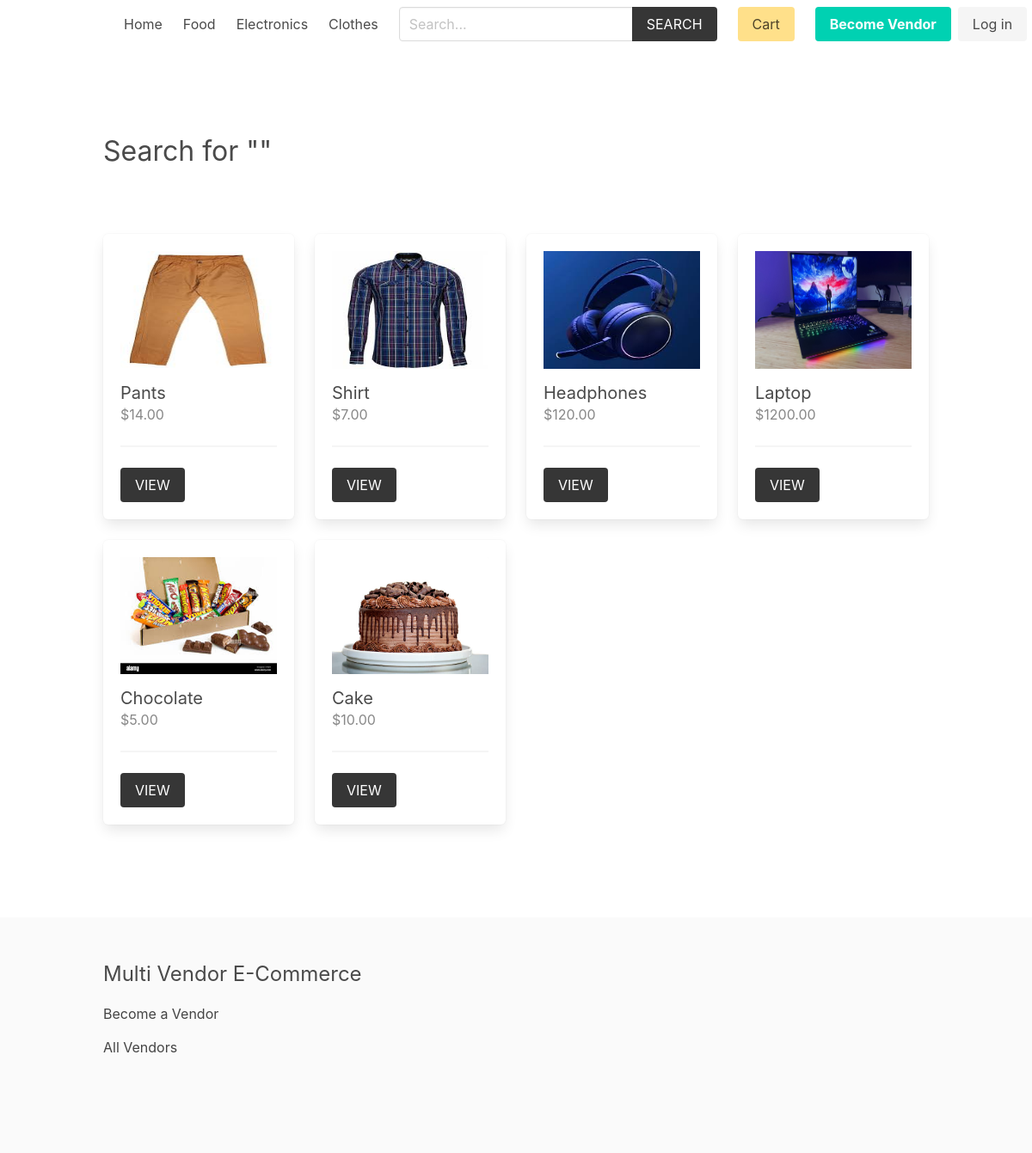
The app's page /product/search with its own data.
### product/models.py (models this page shows, shortened)
class Category(models.Model):
    title = models.CharField(max_length=50)
    slug = models.SlugField(max_length=55)
    ordering = models.IntegerField(default=0)
    class Meta:
        ordering = ['ordering']

class Product(models.Model):
    category = models.ForeignKey(Category, related_name='products', on_delete=models.CASCADE)
    vendor = models.ForeignKey(Vendor, related_name="products", on_delete=models.CASCADE)
    title = models.CharField(max_length=50)
    slug = models.SlugField(max_length=55)
    description = models.TextField(blank=True, null=True)
    price = models.DecimalField(max_digits=6, decimal_places=2)
    added_date = models.DateTimeField(auto_now_add=True)
    image = models.ImageField(upload_to='uploads/', blank=True, null=True)
    thumbnail = models.ImageField(upload_to='uploads/', blank=True, null=True) # Change uploads to thumbnails
    class Meta:
        ordering = ['-added_date']
    def get_thumbnail(self):
        if self.thumbnail:
            return self.thumbnail.url

### product/views.py (the view)
# urls.py: path('search', views.search, name="search"),
def search(request):
    query = request.GET.get('query', '') # second is default parameter which is empty
    products = Product.objects.filter(Q(title__icontains=query) | Q(description__icontains=query))
    return render(request, 'product/search.html', {'products':products, 'query': query})

### cart/cart.py (called while the page is built)
    def __len__(self):
        return sum(item['quantity'] for item in self.cart.values())

### cart/context_processors.py (called while the page is built)
def cart(request):
    return {'cart': Cart(request)}

### product/context_processors.py (called while the page is built)
def menu_categories(request):
    categories = Category.objects.all()
    return {'categories': categories}

### templates/product/search.html (shortened to what this page needs)
{% extends 'core/base.html' %}
{% block content %}
    <div class="columns is-multiline mb-6">
        <div class="column is-12 has-test-centered mt-6 mb-6">
            <h2 class="is-size-3"> Search for "{{query}}"</h2>
        </div>
        {% for product in products %}
            {% include 'product/parts/list_item.html' %}
        {% endfor %}
    </div>
{% endblock content %}

### templates/core/base.html (shortened to what this page needs)
{% load static %}
<!DOCTYPE html>
<html lang="en">
<head>
    <link rel="stylesheet" href="https://cdn.jsdelivr.net/npm/bulma@0.9.2/css/bulma.min.css">
    <link rel="stylesheet" href="{% static 'css/main.css' %}">
</head>
<body>
    <div class="container">
        <nav class="navbar" role="navigation" aria-label="main navigation">
            <div class="navbar-brand">
                <a class="navbar-item" href="{% url 'core:home' %}">
                </a>
            </div>
            <div id="navbarBasicExample" class="navbar-menu">
                <div class="navbar-start">
                <a class="navbar-item" href="{% url 'core:home' %}">
                    Home
                </a>
                {% for category in categories %}
                    <a class="navbar-item" href="{% url 'product:category' category.slug %}">
                        {{category.title}}
                    </a>
                {% endfor %}
                </div>
                <div class="navbar-start">
                    <div class="navbar-item">
                        <form method="get" action="{% url 'product:search' %}">
                            <div class="field has-addons">
                                <div class="control">
                                    <input type="search" name="query" id="" class="input" placeholder="Search...">
                                </div>
                                <div class="control">
                                    <button class="button is-dark is-uppercase">Search</button>
                                </div>
                            </div>
                        </form>
                    </div>
                </div>
                <div class="navbar-end">
                <div class="navbar-item">
                    <a href="{% url 'cart:cart' %}" class="button is-warning">Cart {% if cart %}({{cart|length}}){% endif %}</a>
                </div>
                {% if request.user.is_authenticated %}
                <div class="navbar-item has-dropdown is-hoverable">
                    <a class="navbar-link is-capitalized">
                    {{user.vendor.name}}
                    </a>
                    <div class="navbar-dropdown">
                    <a class="navbar-item" href="{% url 'vendor:vendor-admin' %}">
                        Profile
                    </a>
                    <a class="navbar-item" href="{% url 'vendor:edit-vendor' %}">
                        Update Profile
                    </a>
                    <a class="navbar-item" href="{% url 'vendor:add-product' %}">
                        Add Product
                    </a>
                    <hr class="navbar-divider">
                    <a class="navbar-item" href="{% url 'vendor:logout' %}">
                        Logout
                    </a>
                    </div>
                </div>
                {% else %}
                <div class="navbar-item">
                    <div class="buttons">
                        <a class="button is-primary" href="{% url 'vendor:become-vendor' %}">
                            <strong>Become Vendor</strong>
                        </a>
                        <a class="button is-light" href="{% url 'vendor:login' %}">
                            Log in
                        </a>
                    </div>
                </div>
                {% endif %}
                </div>
            </div>
            </nav>
    </div>
    <section class="section">
        <div class="container">
            {% block content %}{% endblock content %}
        </div>
    </section>
    <footer class="footer">
        <div class="container">
            <h3 class="is-size-4 mb-4">Multi Vendor E-Commerce</h3>
            {% if request.user.is_authenticated %}
                <a href="{% url 'vendor:vendor-admin' %}">Vendor Admin</a>
            {% else %}
                <a href="{% url 'vendor:become-vendor' %}">Become a Vendor</a>
            {% endif %}
            <br>
            <a href="{% url 'vendor:vendors' %}">All Vendors</a>
        </div>
    </footer>
</body>
</html>

### templates/product/parts/list_item.html
<div class="column is-3 product-list-item">
                <div class="box">
                    <figure class="image is-4by3 mb-4">
                        <img src="{{ product.get_thumbnail }}" alt="{{product.title}}">
                    </figure>
                    <h2 class="subtitle">{{product.title}}</h2>
                    <h3 class="price is-size-6 mb-5">${{product.price}}</h3>
                    <hr>
                    <a href="{% url 'product:product' product.category.slug product.slug %}" class="button is-dark is-uppercase">View</a>
                </div>
            </div>

### core/static/css/main.css (style rules this page uses)
.footer a { margin-bottom: 15px; display: inline-block; color: #444; }
.product-list-item .box .subtitle { margin-bottom: 0; }
.product-list-item .box .price { color: #888; }

### records on screen
Category: title "Food"
Category: title "Electronics"
Category: title "Clothes"
Product: get_thumbnail (picture), title "Pants", price "14.00"
Product: get_thumbnail (picture), title "Shirt", price "7.00"
Product: get_thumbnail (picture), title "Headphones", price "120.00"
Product: get_thumbnail (picture), title "Laptop", price "1200.00"
Product: get_thumbnail (picture), title "Chocolate", price "5.00"
Product: get_thumbnail (picture), title "Cake", price "10.00"
